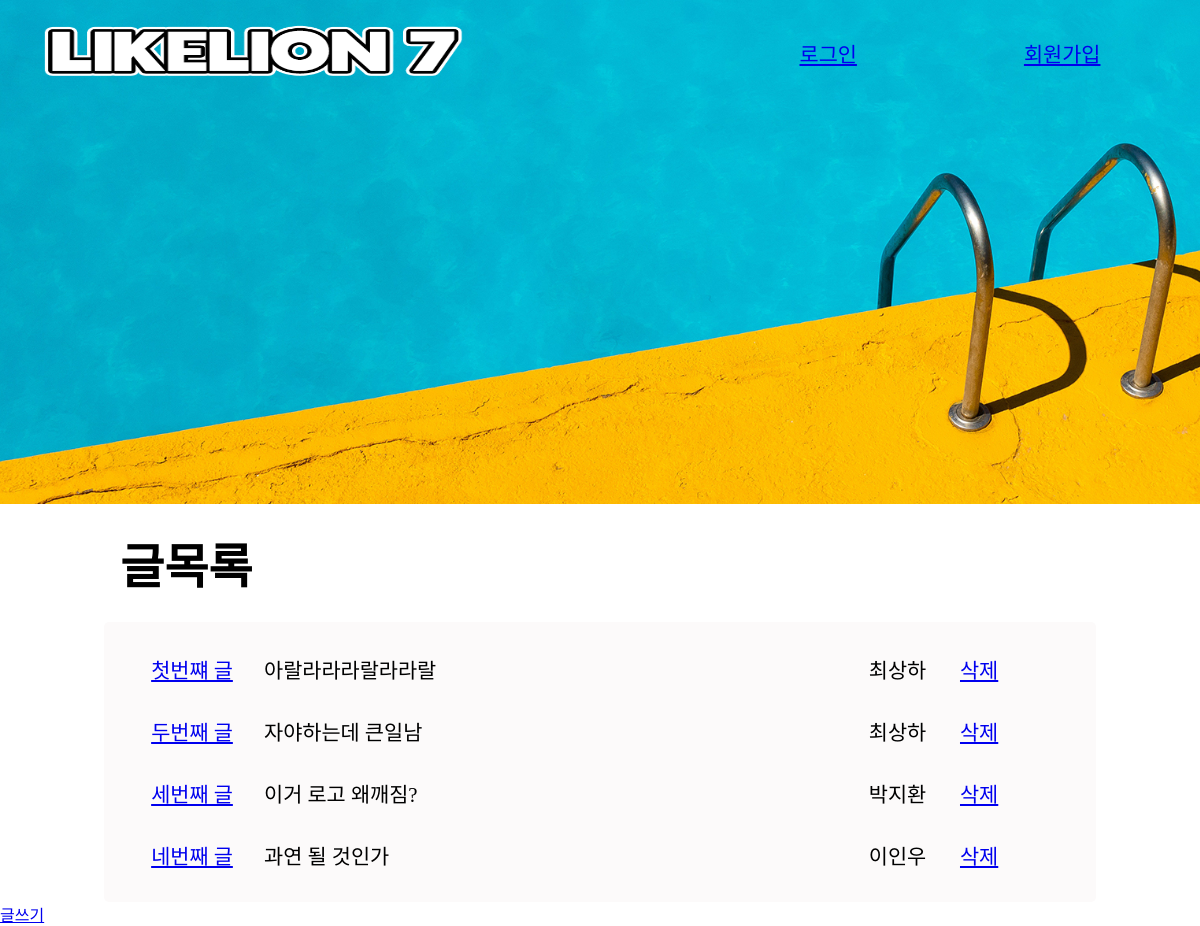
Before: / with the older database file.
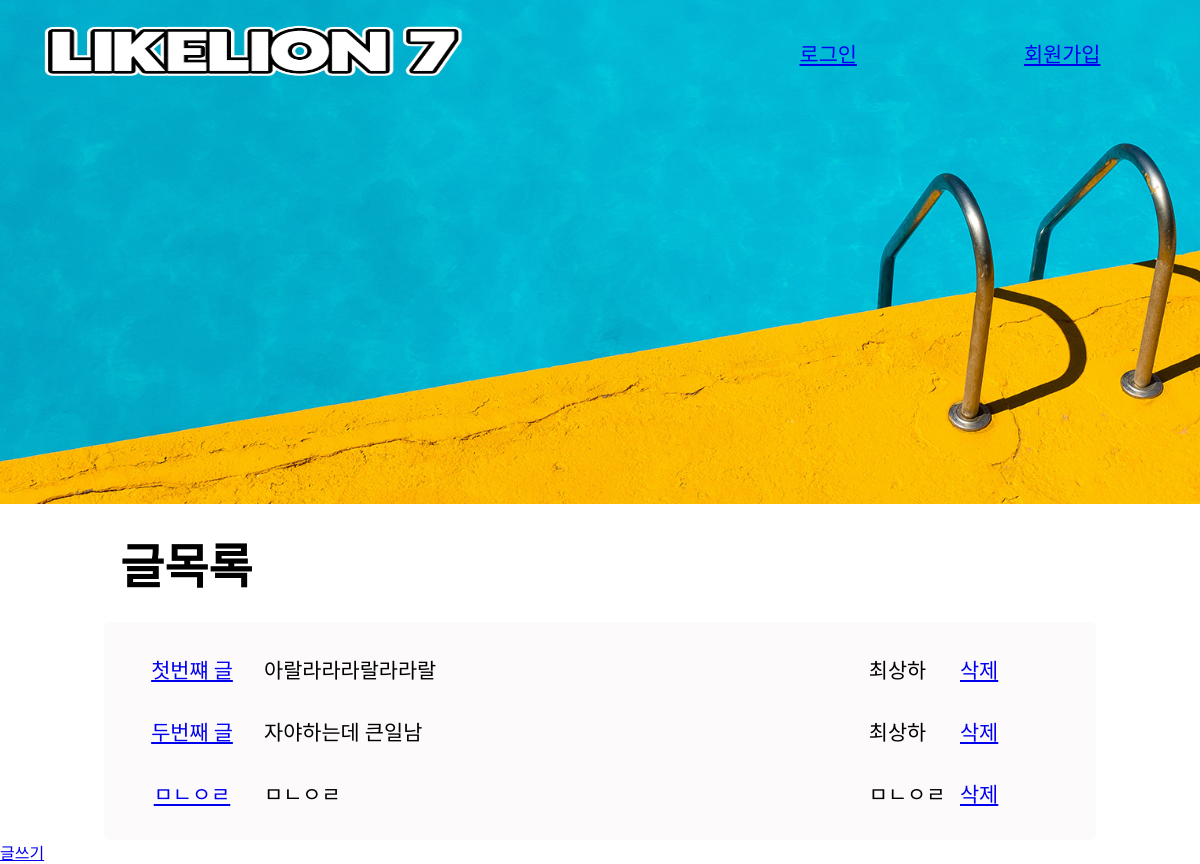
After: the same page with the newer database file.
### blog/models.py (models this page shows, shortened)
class Post(models.Model):
    Title = models.CharField(max_length=200)
    Writer = models.CharField(max_length=100)
    Contents = models.TextField()
    Created_date = models.DateTimeField(default=timezone.now)

### blog/views.py (the view)
# urls.py: 2. Add a URL to urlpatterns:  path('', views.home, name='home')
def home(request):
    posts = Post.objects.all()
    return render(request, 'home.html', {'posts': posts})

### blog/templates/home.html
{% extends "base.html" %} {% block content %}
<div class="board">
    <div class="boardHeader">
        <h1 class="boardTitle">글목록</h1>
    </div>
    <div class="boardContents">
        {% for post in posts%}
        <div class="boardContent">
            <div class="col1">
                <a href="{% url 'detail' post.pk %}">{{ post.Title }}</a>
            </div>
            <div class="col3">
                <p>{{ post.Contents }}</p>
            </div>
            <div class="col2">
                <p>{{ post.Writer }}</p>
            </div>
            <div class="col4">
                <a href="{% url 'delete' post.pk %}">삭제</a>
            </div>
        </div>
        {% endfor%}
    </div>
    <div class="boardFooter">
        <a href="{% url 'new' %}">글쓰기</a>
    </div>
</div>
{% endblock %}

Changed rows visible on the page:
removed Post: Title "세번째 글", Contents "이거 로고 왜깨짐?", Writer "박지환"
removed Post: Title "네번째 글", Contents "과연 될 것인가", Writer "이인우"
added Post: Title "ㅁㄴㅇㄹ", Contents "ㅁㄴㅇㄹ", Writer "ㅁㄴㅇㄹ"
